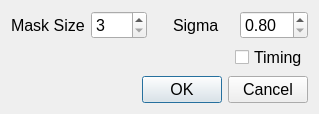
<?xml version="1.0" encoding="UTF-8"?>
<ui version="4.0">
 <class>GMaskDialog</class>
 <widget class="QDialog" name="GMaskDialog">
  <property name="geometry">
   <rect>
    <x>0</x>
    <y>0</y>
    <width>319</width>
    <height>112</height>
   </rect>
  </property>
  <property name="windowTitle">
   <string>Dialog</string>
  </property>
  <layout class="QGridLayout" name="gridLayout">
   <item row="0" column="0">
    <layout class="QVBoxLayout" name="verticalLayout">
     <item>
      <layout class="QHBoxLayout" name="horizontalLayout_3">
       <item>
        <layout class="QHBoxLayout" name="horizontalLayout">
         <item>
          <widget class="QLabel" name="maskSizeLabel">
           <property name="font">
            <font>
             <pointsize>12</pointsize>
            </font>
           </property>
           <property name="text">
            <string>Mask Size</string>
           </property>
          </widget>
         </item>
         <item>
          <widget class="QSpinBox" name="maskSizeSpinBox">
           <property name="font">
            <font>
             <pointsize>12</pointsize>
            </font>
           </property>
           <property name="minimum">
            <number>3</number>
           </property>
           <property name="singleStep">
            <number>2</number>
           </property>
          </widget>
         </item>
        </layout>
       </item>
       <item>
        <spacer name="horizontalSpacer">
         <property name="orientation">
          <enum>Qt::Horizontal</enum>
         </property>
         <property name="sizeType">
          <enum>QSizePolicy::Minimum</enum>
         </property>
         <property name="sizeHint" stdset="0">
          <size>
           <width>20</width>
           <height>20</height>
          </size>
         </property>
        </spacer>
       </item>
       <item>
        <layout class="QHBoxLayout" name="horizontalLayout_2">
         <item>
          <widget class="QLabel" name="sigmaLabel">
           <property name="font">
            <font>
             <pointsize>12</pointsize>
            </font>
           </property>
           <property name="text">
            <string>Sigma</string>
           </property>
          </widget>
         </item>
         <item>
          <widget class="QDoubleSpinBox" name="sigmaDoubleSpinBox">
           <property name="font">
            <font>
             <pointsize>12</pointsize>
            </font>
           </property>
           <property name="minimum">
            <double>0.800000000000000</double>
           </property>
           <property name="singleStep">
            <double>0.050000000000000</double>
           </property>
          </widget>
         </item>
        </layout>
       </item>
      </layout>
     </item>
     <item>
      <layout class="QHBoxLayout" name="horizontalLayout_4">
       <item>
        <spacer name="horizontalSpacer_2">
         <property name="orientation">
          <enum>Qt::Horizontal</enum>
         </property>
         <property name="sizeHint" stdset="0">
          <size>
           <width>40</width>
           <height>20</height>
          </size>
         </property>
        </spacer>
       </item>
       <item>
        <widget class="QCheckBox" name="timingCheckBox">
         <property name="font">
          <font>
           <pointsize>12</pointsize>
          </font>
         </property>
         <property name="text">
          <string>Timing</string>
         </property>
        </widget>
       </item>
      </layout>
     </item>
    </layout>
   </item>
   <item row="1" column="0">
    <widget class="QDialogButtonBox" name="buttonBox">
     <property name="font">
      <font>
       <pointsize>12</pointsize>
      </font>
     </property>
     <property name="orientation">
      <enum>Qt::Horizontal</enum>
     </property>
     <property name="standardButtons">
      <set>QDialogButtonBox::Cancel|QDialogButtonBox::Ok</set>
     </property>
    </widget>
   </item>
  </layout>
 </widget>
 <resources/>
 <connections>
  <connection>
   <sender>buttonBox</sender>
   <signal>accepted()</signal>
   <receiver>GMaskDialog</receiver>
   <slot>accept()</slot>
   <hints>
    <hint type="sourcelabel">
     <x>248</x>
     <y>254</y>
    </hint>
    <hint type="destinationlabel">
     <x>157</x>
     <y>274</y>
    </hint>
   </hints>
  </connection>
  <connection>
   <sender>buttonBox</sender>
   <signal>rejected()</signal>
   <receiver>GMaskDialog</receiver>
   <slot>reject()</slot>
   <hints>
    <hint type="sourcelabel">
     <x>316</x>
     <y>260</y>
    </hint>
    <hint type="destinationlabel">
     <x>286</x>
     <y>274</y>
    </hint>
   </hints>
  </connection>
 </connections>
</ui>
